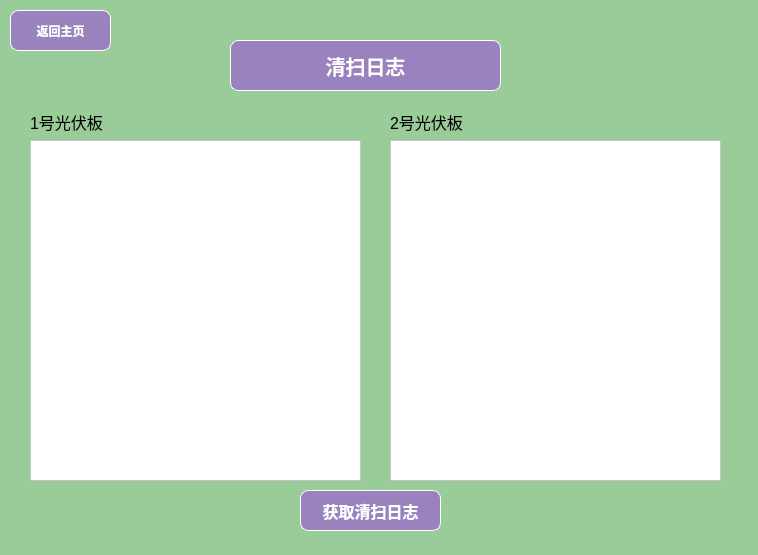
<?xml version="1.0" encoding="UTF-8"?>
<ui version="4.0">
 <class>CleanLogWindow</class>
 <widget class="QWidget" name="CleanLogWindow">
  <property name="geometry">
   <rect>
    <x>0</x>
    <y>0</y>
    <width>758</width>
    <height>555</height>
   </rect>
  </property>
  <property name="windowTitle">
   <string>Form</string>
  </property>
  <property name="styleSheet">
   <string notr="true">background-color: rgba(153, 204, 153, 255);</string>
  </property>
  <widget class="QPushButton" name="back_btn">
   <property name="geometry">
    <rect>
     <x>10</x>
     <y>10</y>
     <width>101</width>
     <height>41</height>
    </rect>
   </property>
   <property name="font">
    <font>
     <bold>true</bold>
    </font>
   </property>
   <property name="styleSheet">
    <string notr="true">color: rgb(255, 255, 255);
background-color:rgba(153, 102, 204, 185);
border:1px outset rgb(255, 255, 255);
border-radius:8px;
text-align: center center; </string>
   </property>
   <property name="text">
    <string>返回主页</string>
   </property>
  </widget>
  <widget class="QWidget" name="widget" native="true">
   <property name="geometry">
    <rect>
     <x>30</x>
     <y>110</y>
     <width>331</width>
     <height>371</height>
    </rect>
   </property>
   <layout class="QVBoxLayout" name="verticalLayout">
    <item>
     <widget class="QLabel" name="label">
      <property name="font">
       <font>
        <pointsize>12</pointsize>
       </font>
      </property>
      <property name="text">
       <string>1号光伏板</string>
      </property>
     </widget>
    </item>
    <item>
     <widget class="QListView" name="listView_1">
      <property name="styleSheet">
       <string notr="true">background-color: rgb(255, 255, 255);</string>
      </property>
     </widget>
    </item>
   </layout>
  </widget>
  <widget class="QWidget" name="widget_2" native="true">
   <property name="geometry">
    <rect>
     <x>390</x>
     <y>110</y>
     <width>331</width>
     <height>371</height>
    </rect>
   </property>
   <layout class="QVBoxLayout" name="verticalLayout_2">
    <item>
     <widget class="QLabel" name="label_2">
      <property name="font">
       <font>
        <pointsize>12</pointsize>
       </font>
      </property>
      <property name="text">
       <string>2号光伏板</string>
      </property>
     </widget>
    </item>
    <item>
     <widget class="QListView" name="listView_2">
      <property name="styleSheet">
       <string notr="true">background-color: rgb(255, 255, 255);</string>
      </property>
     </widget>
    </item>
   </layout>
  </widget>
  <widget class="QLabel" name="label_3">
   <property name="geometry">
    <rect>
     <x>230</x>
     <y>40</y>
     <width>271</width>
     <height>51</height>
    </rect>
   </property>
   <property name="font">
    <font>
     <pointsize>15</pointsize>
     <bold>true</bold>
    </font>
   </property>
   <property name="styleSheet">
    <string notr="true">color: rgb(255, 255, 255);
background-color:rgba(153, 102, 204, 185);
border:1px outset rgb(255, 255, 255);
border-radius:8px;
text-align: center center; </string>
   </property>
   <property name="text">
    <string>清扫日志</string>
   </property>
   <property name="alignment">
    <set>Qt::AlignCenter</set>
   </property>
  </widget>
  <widget class="QPushButton" name="pushButton">
   <property name="geometry">
    <rect>
     <x>300</x>
     <y>490</y>
     <width>141</width>
     <height>41</height>
    </rect>
   </property>
   <property name="font">
    <font>
     <pointsize>12</pointsize>
     <bold>true</bold>
    </font>
   </property>
   <property name="styleSheet">
    <string notr="true">color: rgb(255, 255, 255);
background-color:rgba(153, 102, 204, 185);
border:1px outset rgb(255, 255, 255);
border-radius:8px;
text-align: center center; </string>
   </property>
   <property name="text">
    <string>获取清扫日志</string>
   </property>
  </widget>
 </widget>
 <resources/>
 <connections/>
</ui>
